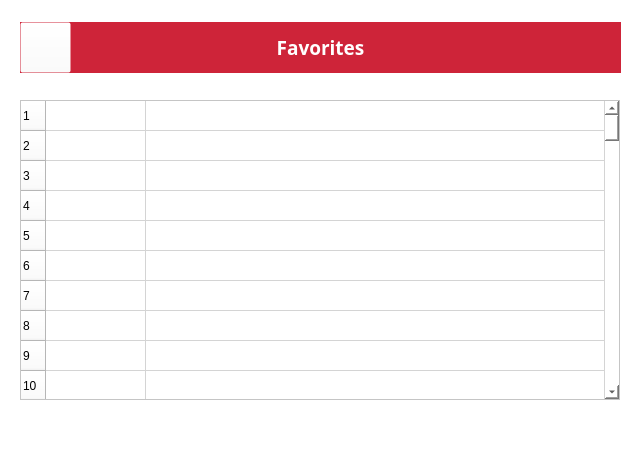
<?xml version="1.0" encoding="UTF-8"?>
<ui version="4.0">
 <class>FavWindow</class>
 <widget class="QWidget" name="FavWindow">
  <property name="geometry">
   <rect>
    <x>0</x>
    <y>0</y>
    <width>640</width>
    <height>463</height>
   </rect>
  </property>
  <property name="font">
   <font>
    <family>Ubuntu Condensed</family>
    <pointsize>14</pointsize>
   </font>
  </property>
  <property name="windowTitle">
   <string>GRE Vocab Builder</string>
  </property>
  <property name="styleSheet">
   <string notr="true">background-color: rgb(255, 255, 255);
color: rgb(0, 0, 0);</string>
  </property>
  <widget class="QPushButton" name="mainmenu_btn">
   <property name="geometry">
    <rect>
     <x>20</x>
     <y>22</y>
     <width>51</width>
     <height>51</height>
    </rect>
   </property>
   <property name="cursor">
    <cursorShape>PointingHandCursor</cursorShape>
   </property>
   <property name="styleSheet">
    <string notr="true">background-color: rgba(255, 255, 255, 0);</string>
   </property>
   <property name="text">
    <string/>
   </property>
   <property name="icon">
    <iconset>
     <normaloff>menu.png</normaloff>menu.png</iconset>
   </property>
   <property name="iconSize">
    <size>
     <width>25</width>
     <height>25</height>
    </size>
   </property>
   <property name="flat">
    <bool>false</bool>
   </property>
  </widget>
  <widget class="QLabel" name="labheader">
   <property name="geometry">
    <rect>
     <x>20</x>
     <y>22</y>
     <width>601</width>
     <height>51</height>
    </rect>
   </property>
   <property name="font">
    <font>
     <family>Ubuntu Condensed</family>
     <pointsize>14</pointsize>
     <weight>75</weight>
     <bold>true</bold>
    </font>
   </property>
   <property name="styleSheet">
    <string notr="true">background-color: rgb(206, 36, 57);
color: rgb(255, 255, 255);</string>
   </property>
   <property name="text">
    <string>Favorites</string>
   </property>
   <property name="alignment">
    <set>Qt::AlignCenter</set>
   </property>
  </widget>
  <widget class="QTableWidget" name="tableWidget">
   <property name="geometry">
    <rect>
     <x>20</x>
     <y>100</y>
     <width>600</width>
     <height>300</height>
    </rect>
   </property>
   <property name="sizePolicy">
    <sizepolicy hsizetype="Expanding" vsizetype="Expanding">
     <horstretch>0</horstretch>
     <verstretch>0</verstretch>
    </sizepolicy>
   </property>
   <property name="minimumSize">
    <size>
     <width>600</width>
     <height>300</height>
    </size>
   </property>
   <property name="maximumSize">
    <size>
     <width>600</width>
     <height>300</height>
    </size>
   </property>
   <property name="font">
    <font>
     <family>Ubuntu Condensed</family>
     <pointsize>14</pointsize>
    </font>
   </property>
   <property name="frameShadow">
    <enum>QFrame::Plain</enum>
   </property>
   <property name="editTriggers">
    <set>QAbstractItemView::NoEditTriggers</set>
   </property>
   <property name="alternatingRowColors">
    <bool>false</bool>
   </property>
   <property name="showGrid">
    <bool>true</bool>
   </property>
   <property name="gridStyle">
    <enum>Qt::SolidLine</enum>
   </property>
   <property name="sortingEnabled">
    <bool>true</bool>
   </property>
   <property name="rowCount">
    <number>230</number>
   </property>
   <property name="columnCount">
    <number>2</number>
   </property>
   <attribute name="horizontalHeaderVisible">
    <bool>false</bool>
   </attribute>
   <attribute name="horizontalHeaderStretchLastSection">
    <bool>true</bool>
   </attribute>
   <attribute name="verticalHeaderVisible">
    <bool>true</bool>
   </attribute>
   <row/>
   <row/>
   <row/>
   <row/>
   <row/>
   <row/>
   <row/>
   <row/>
   <row/>
   <row/>
   <row/>
   <row/>
   <row/>
   <row/>
   <row/>
   <row/>
   <row/>
   <row/>
   <row/>
   <row/>
   <row/>
   <row/>
   <row/>
   <row/>
   <row/>
   <row/>
   <row/>
   <row/>
   <row/>
   <row/>
   <row/>
   <row/>
   <row/>
   <row/>
   <row/>
   <row/>
   <row/>
   <row/>
   <row/>
   <row/>
   <row/>
   <row/>
   <row/>
   <row/>
   <row/>
   <row/>
   <row/>
   <row/>
   <row/>
   <row/>
   <row/>
   <row/>
   <row/>
   <row/>
   <row/>
   <row/>
   <row/>
   <row/>
   <row/>
   <row/>
   <row/>
   <row/>
   <row/>
   <row/>
   <row/>
   <row/>
   <row/>
   <row/>
   <row/>
   <row/>
   <row/>
   <row/>
   <row/>
   <row/>
   <row/>
   <row/>
   <row/>
   <row/>
   <row/>
   <row/>
   <row/>
   <row/>
   <row/>
   <row/>
   <row/>
   <row/>
   <row/>
   <row/>
   <row/>
   <row/>
   <row/>
   <row/>
   <row/>
   <row/>
   <row/>
   <row/>
   <row/>
   <row/>
   <row/>
   <row/>
   <row/>
   <row/>
   <row/>
   <row/>
   <row/>
   <row/>
   <row/>
   <row/>
   <row/>
   <row/>
   <row/>
   <row/>
   <row/>
   <row/>
   <row/>
   <row/>
   <row/>
   <row/>
   <row/>
   <row/>
   <row/>
   <row/>
   <row/>
   <row/>
   <row/>
   <row/>
   <row/>
   <row/>
   <row/>
   <row/>
   <row/>
   <row/>
   <row/>
   <row/>
   <row/>
   <row/>
   <row/>
   <row/>
   <row/>
   <row/>
   <row/>
   <row/>
   <row/>
   <row/>
   <row/>
   <row/>
   <row/>
   <row/>
   <row/>
   <row/>
   <row/>
   <row/>
   <row/>
   <row/>
   <row/>
   <row/>
   <row/>
   <row/>
   <row/>
   <row/>
   <row/>
   <row/>
   <row/>
   <row/>
   <row/>
   <row/>
   <row/>
   <row/>
   <row/>
   <row/>
   <row/>
   <row/>
   <row/>
   <row/>
   <row/>
   <row/>
   <row/>
   <row/>
   <row/>
   <row/>
   <row/>
   <row/>
   <row/>
   <row/>
   <row/>
   <row/>
   <row/>
   <row/>
   <row/>
   <row/>
   <row/>
   <row/>
   <row/>
   <row/>
   <row/>
   <row/>
   <row/>
   <row/>
   <row/>
   <row/>
   <row/>
   <row/>
   <row/>
   <row/>
   <row/>
   <row/>
   <row/>
   <row/>
   <row/>
   <row/>
   <row/>
   <row/>
   <row/>
   <row/>
   <row/>
   <row/>
   <row/>
   <row/>
   <row/>
   <row/>
   <row/>
   <row/>
   <row/>
   <row/>
   <row/>
   <row/>
   <row/>
   <row/>
   <row/>
   <row/>
   <column/>
   <column/>
   <item row="0" column="0">
    <property name="text">
     <string/>
    </property>
   </item>
   <item row="0" column="1">
    <property name="text">
     <string/>
    </property>
   </item>
   <item row="1" column="0">
    <property name="text">
     <string/>
    </property>
   </item>
   <item row="1" column="1">
    <property name="text">
     <string/>
    </property>
   </item>
   <item row="2" column="0">
    <property name="text">
     <string/>
    </property>
   </item>
   <item row="2" column="1">
    <property name="text">
     <string/>
    </property>
   </item>
  </widget>
  <zorder>labheader</zorder>
  <zorder>mainmenu_btn</zorder>
  <zorder>tableWidget</zorder>
 </widget>
 <resources/>
 <connections/>
</ui>
